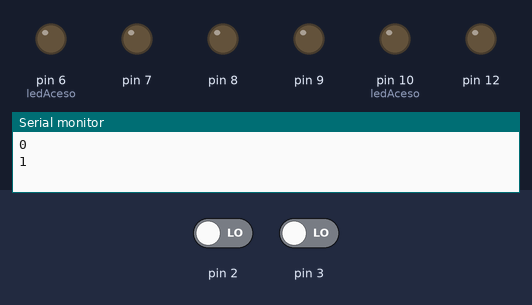
Recording of a sketch running on a simulated Arduino Uno, built with avr-gcc and run on an emulated ATmega328P. Shown: output pins drawn as LEDs (lit = HIGH), the last lines printed to the serial monitor. The inputs (shaded band) are chosen by the test bench; at power-on: pin 3 LOW, pin 2 LOW.

Above: at 0.2 s.
1.3 s: pin 3 driven HIGH
At 2.25 s:
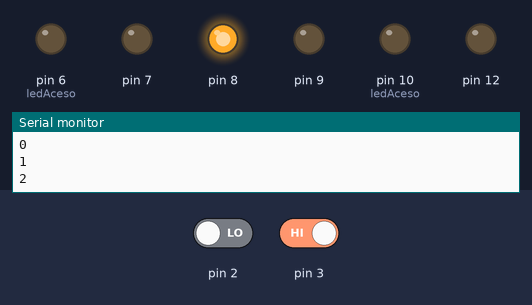
At 3.35 s:
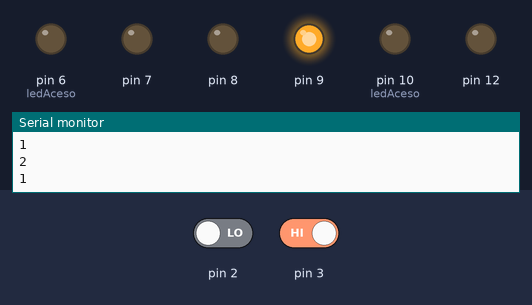
4.3 s: pin 2 driven HIGH
At 7.7 s:
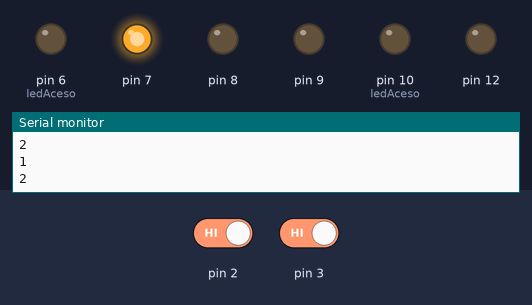
Timing chart, 0 to 16.3 s (numbered marks = the images above; inputs shaded):
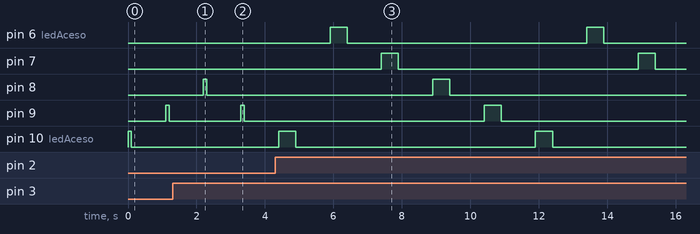

Measured:
- after the input at 1.3 s, pin 7: stays LOW (without the input it goes to HIGH after 2.0 s); pin 9: LOW → HIGH after 2.0 s, → LOW 0.10 s later
- after the input at 4.3 s, pin 7: alternates HIGH for 0.50 s and LOW for 7.0 s, starting after 3.1 s
- by itself, pin 6 (ledAceso), pin 10 (ledAceso): alternates HIGH for 0.50 s and LOW for 7.0 s

The sketch:

tecladointerrupt.ino
```cpp
byte ledAceso = 6; /* Inicia acendendo o led 6 */
byte sentido = HIGH; /* valor de "sentido" define direção de rotação*/
volatile int tempo=100;
volatile int contador=0;

void setup() {
  for(byte i=6; i <= 10; i++)
  {
     pinMode(i, OUTPUT);
  }
  	pinMode(12, OUTPUT);
  	pinMode(2, INPUT);
    attachInterrupt(digitalPinToInterrupt(2), switchtempo , RISING );
  	attachInterrupt(digitalPinToInterrupt(3), switchordem , RISING );
    Serial.begin(9600);
 }

void loop() {
  digitalWrite(ledAceso, LOW);
  if (sentido == HIGH){
     if(ledAceso == 6){   ledAceso = 10;  }
     else             {   ledAceso--;     }
  }
  else{
     if(ledAceso == 10){  ledAceso = 6;   }
     else              {  ledAceso++;     }
  }
  if (contador==0)
  {
    Serial.println(contador);
    contador= contador +1;
  }
  else
  {
    Serial.println(contador);
    delay(1000);
    contador= contador +1;
  	contador= contador %10;
  }
  if (Serial.available() > 0)
  {
	Serial.read();
    digitalWrite(12,HIGH);

   	digitalWrite(12,LOW);

  }
  digitalWrite(ledAceso,HIGH);
  delay(tempo);
}

void switchtempo(){
  if (tempo==100)
  {
  	tempo=500;
  	contador=0;
  }
  else
  {
    tempo=100;
    contador=0;
  }
}

void switchordem()
{
  sentido=!sentido;
  contador=0;
}
```
